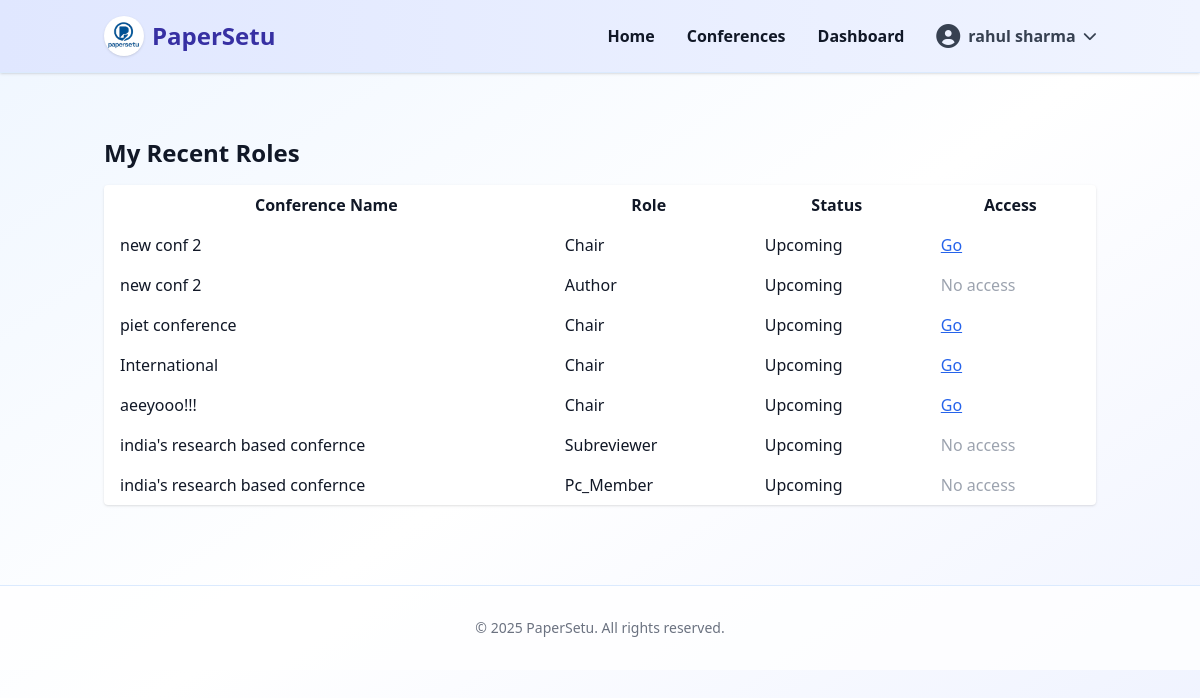
/dashboard/view-roles/ (signed in), run on the app's committed database.
### accounts/models.py (models this page shows, shortened)
class User(AbstractUser):
    email = models.EmailField(unique=True)
    is_verified = models.BooleanField(default=False)
    otp = models.CharField(max_length=6, blank=True, null=True)
    otp_created_at = models.DateTimeField(blank=True, null=True)

### conference/models.py (models this page shows, shortened)
class UserConferenceRole(models.Model):
    user = models.ForeignKey(User, on_delete=models.CASCADE)
    conference = models.ForeignKey(Conference, on_delete=models.CASCADE)
    role = models.CharField(max_length=15, choices=[
        ('chair', 'Chair'),
        ('author', 'Author'),
        ('reviewer', 'Reviewer'),
        ('pc_member', 'PC Member'),
        ('subreviewer', 'Subreviewer'),
    ])
    track = models.ForeignKey('Track', on_delete=models.SET_NULL, null=True, blank=True, related_name='user_roles')
    joined_at = models.DateTimeField(auto_now_add=True)
    class Meta:
        unique_together = ('user', 'conference', 'role')

class Conference(models.Model):
    name = models.CharField(max_length=255)
    acronym = models.CharField(max_length=50, blank=True)
    web_page = models.URLField(blank=True)
    venue = models.CharField(max_length=255, blank=True)
    city = models.CharField(max_length=100, blank=True)
    country = models.CharField(max_length=100, blank=True)
    estimated_submissions = models.IntegerField(null=True, blank=True)
    start_date = models.DateField()
    end_date = models.DateField()
    primary_area = models.CharField(max_length=50, choices=AREA_CHOICES, default='AI')
    secondary_area = models.CharField(max_length=50, choices=AREA_CHOICES, default='AI')
    area_notes = models.TextField(blank=True)
    organizer = models.CharField(max_length=255, blank=True)
    organizer_web_page = models.URLField(blank=True)
    contact_phone = models.CharField(max_length=20, blank=True)
    role = models.CharField(max_length=100, blank=True)
    is_approved = models.BooleanField(default=False)
    requested_by = models.ForeignKey(User, on_delete=models.CASCADE, related_name='requested_conferences', null=True, blank=True)
    description = models.TextField(blank=True)
    chair = models.ForeignKey(User, on_delete=models.CASCADE, related_name='chaired_conferences')
    chair_name = models.CharField(max_length=255, blank=True, help_text="Conference chair's full name")
    chair_email = models.EmailField(blank=True, help_text="Conference chair's email address")
    status = models.CharField(max_length=20, choices=[('upcoming', 'Upcoming'), ('live', 'Live'), ('completed', 'Completed')], default='upcoming')
    invite_link = models.CharField(max_length=255, blank=True)
    created_at = models.DateTimeField(auto_now_add=True)
    paper_submission_deadline = models.DateField(null=True, blank=True)
    paper_format = models.CharField(max_length=10, choices=[('pdf', 'PDF'), ('docx', 'DOCX')], default='pdf')
    contact_email = models.EmailField(blank=True, help_text="Main contact email for the conference")
    registration_fee = models.DecimalField(max_digits=10, decimal_places=2, null=True, blank=True, help_text="Registration fee amount")
    theme_domain = models.CharField(max_length=255, blank=True, help_text="Conference theme or domain")
    blind_review = models.BooleanField(default=True)
    abstract_required = models.BooleanField(default=True)
    multiple_authors_allowed = models.BooleanField(default=True)
    submission_deadline = models.DateTimeField(null=True, blank=True, help_text="Final submission deadline")
    max_paper_length = models.IntegerField(default=10)
    allow_supplementary = models.BooleanField(default=False)
    reviewers_per_paper = models.IntegerField(default=3)
    review_deadline = models.DateTimeField(null=True, blank=True, help_text="Review submission deadline")
    paper_bidding_enabled = models.BooleanField(default=False, help_text="Enable paper bidding for reviewers")
    review_form_enabled = models.BooleanField(default=True)
    confidence_scores_enabled = models.BooleanField(default=True)
    allow_rebuttal_phase = models.BooleanField(default=False, help_text="Enable author rebuttal phase")
    rebuttal_deadline = models.DateTimeField(null=True, blank=True, help_text="Rebuttal submission deadline")
    rebuttal_word_limit = models.IntegerField(default=500, help_text="Word limit for rebuttals")
    decision_deadline = models.DateTimeField(null=True, blank=True, help_text="Final decision deadline")
    camera_ready_deadline = models.DateTimeField(null=True, blank=True, help_text="Camera-ready submission deadline")

### dashboard/views.py (the view)
# urls.py: path('view-roles/', views.view_roles, name='view_roles'),
@login_required
def view_roles(request):
    roles = UserConferenceRole.objects.filter(user=request.user).select_related('conference')
    return render(request, 'dashboard/view_roles.html', {'roles': roles})

### templates/dashboard/view_roles.html
{% extends 'dashboard/dashboard.html' %}
{% block content %}
<h1 class="text-2xl font-bold mb-4">My Recent Roles</h1>
<table class="min-w-full bg-white rounded shadow">
  <thead>
    <tr>
      <th class="px-4 py-2">Conference Name</th>
      <th class="px-4 py-2">Role</th>
      <th class="px-4 py-2">Status</th>
      <th class="px-4 py-2">Access</th>
    </tr>
  </thead>
  <tbody>
    {% for role in roles %}
    <tr>
      <td class="px-4 py-2">{{ role.conference.name }}</td>
      <td class="px-4 py-2">{{ role.role|title }}</td>
      <td class="px-4 py-2">{{ role.conference.status|title }}</td>
      <td class="px-4 py-2">
        {% if role.role == 'chair' %}
          <a href="{% url 'dashboard:conference_submissions' role.conference.id %}?role={{ role.role }}" class="text-blue-600 underline">Go</a>
        {% else %}
          <span class="text-gray-400">No access</span>
        {% endif %}
      </td>
    </tr>
    {% empty %}
    <tr><td colspan="4" class="text-center text-gray-500 py-4">No roles found.</td></tr>
    {% endfor %}
  </tbody>
</table>
{% endblock %}

### templates/dashboard/dashboard.html (shortened to what this page needs)
{% load static %}
{% load conference_extras %}
<!DOCTYPE html>
<html lang="en">
<head>
    <script src="https://cdn.tailwindcss.com"></script>
    <link href="https://cdnjs.cloudflare.com/ajax/libs/font-awesome/6.0.0/css/all.min.css" rel="stylesheet">
</head>
<body class="bg-gradient-to-br from-blue-50 via-white to-indigo-50 min-h-screen text-gray-900">
    <nav class="gradient-header shadow mb-8 border-b border-blue-100">
        <div class="container mx-auto px-4 py-4 flex justify-between items-center">
            <div class="flex items-center gap-2">
                <img src="{% static 'images/LOGO BG.png' %}" alt="PaperSetu Logo" class="w-10 h-10 rounded-full shadow bg-white">
                <span class="text-2xl font-bold text-indigo-800">PaperSetu</span>
            </div>
            <ul class="flex items-center gap-8 text-base font-semibold">
                <li><a href="/" class="hover:text-blue-600 transition">Home</a></li>
                <li><a href="/conference/" class="hover:text-blue-600 transition">Conferences</a></li>
                <li><a href="/dashboard/" class="hover:text-blue-600 transition">Dashboard</a></li>
                <li class="relative" x-data="{ open: false }">
                    <button @click="open = !open" class="flex items-center space-x-2 text-gray-700 hover:text-blue-600 transition-colors font-semibold">
                        <i class="fas fa-user-circle text-2xl"></i>
                        <span>{{ user.get_full_name|default:user.username }}</span>
                        <i class="fas fa-chevron-down text-sm"></i>
                    </button>
                </li>
            </ul>
        </div>
    </nav>
    <main class="container mx-auto px-4 py-8">
        {% block content %}{% endblock %}
    </main>
    <footer class="w-full bg-white/80 border-t border-blue-100 py-8 mt-12 text-center text-gray-500 text-sm">
        &copy; {% now "Y" %} PaperSetu. All rights reserved.
    </footer>
</body>
</html>

### templates/dashboard/dashboard.html (style rules this page uses)
.gradient-header { background: linear-gradient(90deg, #e0e7ff 0%, #f0f4ff 100%); }

### data on the page
User: get_full_name "rahul sharma"
UserConferenceRole: conference.name "new conf 2", role "Chair", conference.status "Upcoming"
UserConferenceRole: conference.name "new conf 2", role "Author", conference.status "Upcoming", shows "No access"
UserConferenceRole: conference.name "piet conference", role "Chair", conference.status "Upcoming"
UserConferenceRole: conference.name "International", role "Chair", conference.status "Upcoming"
UserConferenceRole: conference.name "aeeyooo!!!", role "Chair", conference.status "Upcoming"
UserConferenceRole: conference.name "india's research based confernce", role "Subreviewer", conference.status "Upcoming", shows "No access"
UserConferenceRole: conference.name "india's research based confernce", role "Pc_Member", conference.status "Upcoming", shows "No access"
